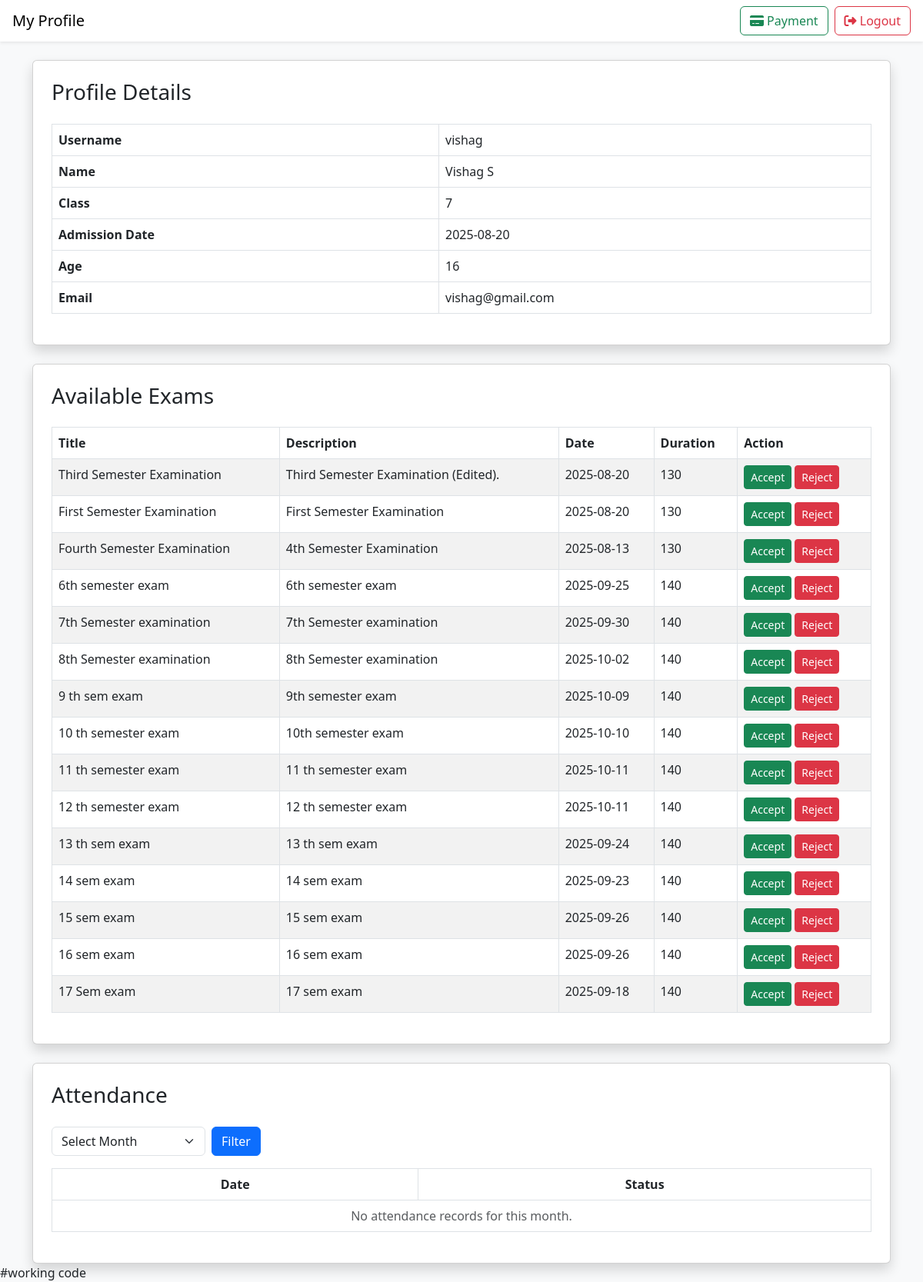
The page /students/profile/ (signed in) on the database as committed earlier.
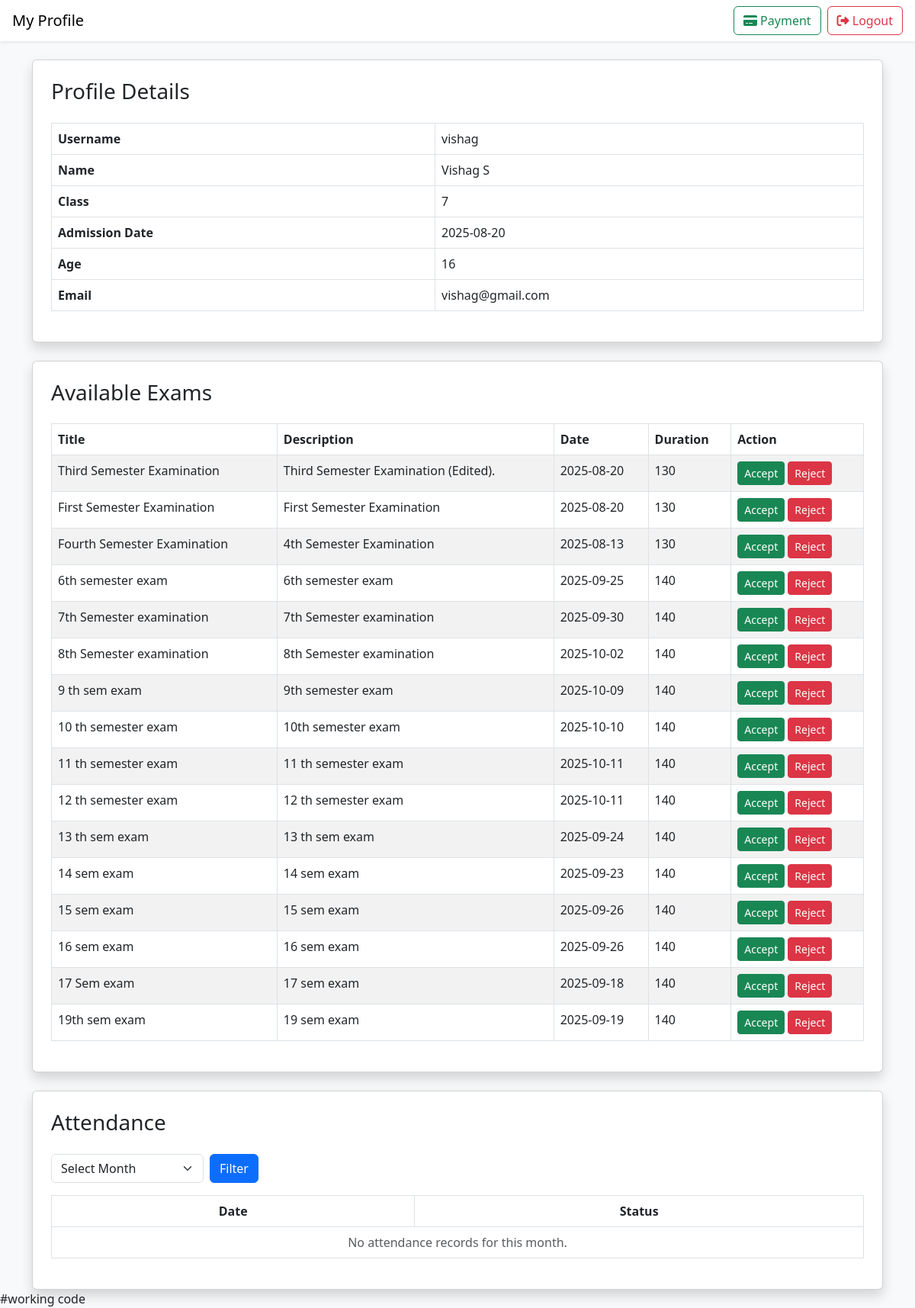
The same page on the database as committed later.
### Exam/models.py (models this page shows, shortened)
class Exam(models.Model):
    title = models.CharField(max_length=200)
    description = models.TextField()
    date = models.DateField()
    duration = models.IntegerField()

### myapp/views.py (the view)
# urls.py: path('profile/', ProfileAPIView.as_view(), name='profile'),
class ProfileAPIView(APIView):
    template_name = "profile.html"
    def get(self, request):
        user_id = request.session.get('user_id')
        if not user_id:
            return render(request, self.template_name, {"error": "Unauthorized"})
        try:
            user = StudentRegistration.objects.get(id=user_id)
        except StudentRegistration.DoesNotExist:
            return render(request, self.template_name, {"error": "User not found"})
        exams = Exam.objects.all()
        today = date.today()
        month = int(request.GET.get("month", today.month))
        year = int(request.GET.get("year", today.year))
        attendance_records = Attendance.objects.filter(
            student=user, date__year=year, date__month=month
        ).order_by("date")
        return render(
            request,
            self.template_name,
            {
                "user": user,
                "exams": exams,
                "month": month,
                "year": year,
                "attendance_records": attendance_records,
            },
        )

### cources/models.py (called while the page is built)
    def __str__(self):
        return self.class_name

### myapp/templates/profile.html (shortened to what the changed rows need)
<!doctype html>
<html>
    <head>
        <link
            href="https://cdn.jsdelivr.net/npm/bootstrap@5.3.0/dist/css/bootstrap.min.css"
            rel="stylesheet"
        />
        <link
            href="https://cdnjs.cloudflare.com/ajax/libs/font-awesome/6.5.0/css/all.min.css"
            rel="stylesheet"
        />
    </head>
    <body class="bg-light">
        <div class="container mt-4">
            <div class="card shadow p-4 mb-4">
                <table class="table table-bordered">
                    <tr>
                        <th>Username</th>
                    </tr>
                    <tr>
                        <th>Name</th>
                    </tr>
                    <tr>
                        <th>Class</th>
                    </tr>
                    <tr>
                        <th>Admission Date</th>
                    </tr>
                    <tr>
                        <th>Age</th>
                    </tr>
                    <tr>
                        <th>Email</th>
                    </tr>
                </table>
            </div>
            <div class="card shadow p-4">
                {% if exams %}
                <table class="table table-bordered table-striped">
                    <thead>
                        <tr>
                            <th>Title</th>
                            <th>Description</th>
                            <th>Date</th>
                            <th>Duration</th>
                            <th>Action</th>
                        </tr>
                    </thead>
                    <tbody>
                        {% for exam in exams %}
                        <tr>
                            <td>{{ exam.title }}</td>
                            <td>{{ exam.description }}</td>
                            <td>{{ exam.date|date:"Y-m-d" }}</td>
                            <td>{{ exam.duration }}</td>
                            <td>
                                <form
                                    method="post"
                                    action="{% url 'profile' %}"
                                    class="d-inline"
                                >
                                    <button
                                        type="submit"
                                        class="btn btn-sm btn-success"
                                    >
                                        Accept
                                    </button>
                                </form>
                                <form
                                    method="post"
                                    action="{% url 'profile' %}"
                                    class="d-inline"
                                >
                                    <button
                                        type="submit"
                                        class="btn btn-sm btn-danger"
                                    >
                                        Reject
                                    </button>
                                </form>
                            </td>
                        </tr>
                        {% endfor %}
                    </tbody>
                </table>
                {% else %}
                <p class="text-muted">No exams available.</p>
                {% endif %}
            </div>
            <div class="card shadow p-4 mt-4">
                {% if month and year %}
                <table class="table table-bordered text-center">
                    <thead>
                        <tr>
                            <th>Date</th>
                            <th>Status</th>
                        </tr>
                    </thead>
                </table>
                {% else %}
                <p class="text-muted text-center">
                    Select a month and year to view attendance.
                </p>
                {% endif %}
            </div>
        </div>
    </body>
</html>

Rows that differ between the two databases and show on the page:
added Exam: title "19th sem exam", description "19 sem exam", date "2025-09-19", duration "140"
